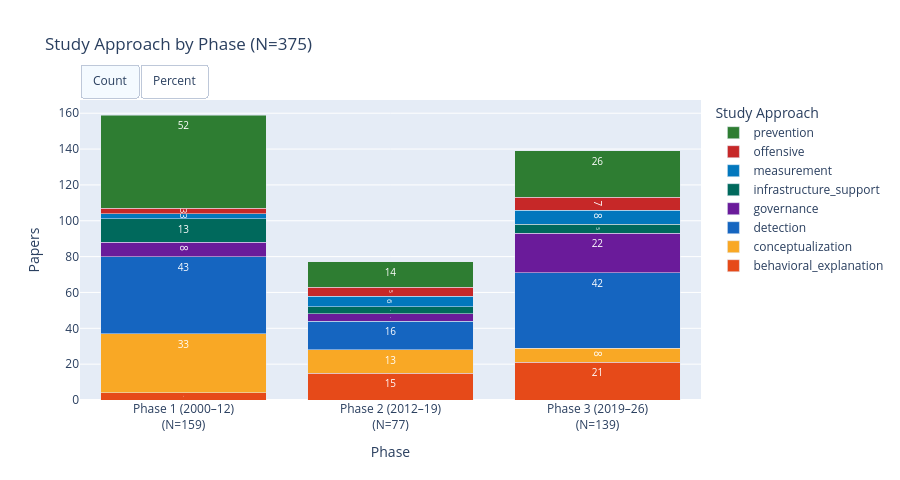

Source (notebook cell):
### Markdown cell above
## 1 · Study Approach by Phase

### Code cell
def stacked_phase_bar(df, col, palette, title, filename):
    """Stacked bar of col by phase with count/% toggle."""
    phase_order = ["Phase 1 (2000–12)", "Phase 2 (2012–19)", "Phase 3 (2019–26)"]
    grouped = (
        df.groupby(["phase", col])
        .size()
        .unstack(fill_value=0)
        .reindex(phase_order)
    )
    totals = grouped.sum(axis=1)
    grouped_pct = grouped.div(totals, axis=0).mul(100).round(1)

    fig = go.Figure()
    cats = grouped.columns.tolist()

    traces_count = []
    traces_pct   = []

    for cat in cats:
        color = palette.get(cat, "#9E9E9E")
        counts_vals = grouped[cat].tolist()
        pct_vals    = grouped_pct[cat].tolist()

        traces_count.append(go.Bar(
            name=cat, x=[f"{p}<br>(N={t})" for p, t in zip(grouped.index, totals)],
            y=counts_vals, marker_color=color,
            text=[str(v) if v > 0 else "" for v in counts_vals],
            textposition="inside", textfont=dict(size=10, color="white"),
            visible=True,
        ))
        traces_pct.append(go.Bar(
            name=cat, x=[f"{p}<br>(N={t})" for p, t in zip(grouped.index, totals)],
            y=pct_vals, marker_color=color,
            text=[f"{v:.0f}%" if v > 0 else "" for v in pct_vals],
            textposition="inside", textfont=dict(size=10, color="white"),
            visible=False,
        ))

    for t in traces_count + traces_pct:
        fig.add_trace(t)

    n_cats = len(cats)
    fig.update_layout(
        barmode="stack",
        title=title,
        xaxis_title="Phase",
        yaxis_title="Papers",
        legend_title=col.replace("_", " ").title(),
        height=480,
        updatemenus=[dict(
            type="buttons", direction="right",
            x=0.0, y=1.12, xanchor="left",
            buttons=[
                dict(label="Count",
                     method="update",
                     args=[{"visible": [True]*n_cats + [False]*n_cats},
                           {"yaxis.title.text": "Papers"}]),
                dict(label="Percent",
                     method="update",
                     args=[{"visible": [False]*n_cats + [True]*n_cats},
                           {"yaxis.title.text": "% of phase"}]),
            ],
        )],
    )
    fig.show()
    save_figure(fig, filename)

stacked_phase_bar(
    df.dropna(subset=["study_approach"]),
    "study_approach", STYLE["study_approach"],
    f"Study Approach by Phase (N={N})",
    "04_approach_by_phase",
)

### Figure 1 — Plotly figure (JSON) as saved in the notebook; plotly's stock layout.template omitted (floating-point values rounded to 4 significant figures)
{"data": [{"marker": {"color": "#E64A19"}, "name": "behavioral_explanation", "text": ["4", "15", "21"], "textfont": {"color": "white", "size": 10}, "textposition": "inside", "type": "bar", "visible": true, "x": ["Phase 1 (2000–12)<br>(N=159)", "Phase 2 (2012–19)<br>(N=77)", "Phase 3 (2019–26)<br>(N=139)"], "y": [4, 15, 21]}, {"marker": {"color": "#F9A825"}, "name": "conceptualization", "text": ["33", "13", "8"], "textfont": {"color": "white", "size": 10}, "textposition": "inside", "type": "bar", "visible": true, "x": ["Phase 1 (2000–12)<br>(N=159)", "Phase 2 (2012–19)<br>(N=77)", "Phase 3 (2019–26)<br>(N=139)"], "y": [33, 13, 8]}, {"marker": {"color": "#1565C0"}, "name": "detection", "text": ["43", "16", "42"], "textfont": {"color": "white", "size": 10}, "textposition": "inside", "type": "bar", "visible": true, "x": ["Phase 1 (2000–12)<br>(N=159)", "Phase 2 (2012–19)<br>(N=77)", "Phase 3 (2019–26)<br>(N=139)"], "y": [43, 16, 42]}, {"marker": {"color": "#6A1B9A"}, "name": "governance", "text": ["8", "4", "22"], "textfont": {"color": "white", "size": 10}, "textposition": "inside", "type": "bar", "visible": true, "x": ["Phase 1 (2000–12)<br>(N=159)", "Phase 2 (2012–19)<br>(N=77)", "Phase 3 (2019–26)<br>(N=139)"], "y": [8, 4, 22]}, {"marker": {"color": "#00695C"}, "name": "infrastructure_support", "text": ["13", "4", "5"], "textfont": {"color": "white", "size": 10}, "textposition": "inside", "type": "bar", "visible": true, "x": ["Phase 1 (2000–12)<br>(N=159)", "Phase 2 (2012–19)<br>(N=77)", "Phase 3 (2019–26)<br>(N=139)"], "y": [13, 4, 5]}, {"marker": {"color": "#0277BD"}, "name": "measurement", "text": ["3", "6", "8"], "textfont": {"color": "white", "size": 10}, "textposition": "inside", "type": "bar", "visible": true, "x": ["Phase 1 (2000–12)<br>(N=159)", "Phase 2 (2012–19)<br>(N=77)", "Phase 3 (2019–26)<br>(N=139)"], "y": [3, 6, 8]}, {"marker": {"color": "#C62828"}, "name": "offensive", "text": ["3", "5", "7"], "textfont": {"color": "white", "size": 10}, "textposition": "inside", "type": "bar", "visible": true, "x": ["Phase 1 (2000–12)<br>(N=159)", "Phase 2 (2012–19)<br>(N=77)", "Phase 3 (2019–26)<br>(N=139)"], "y": [3, 5, 7]}, {"marker": {"color": "#2E7D32"}, "name": "prevention", "text": ["52", "14", "26"], "textfont": {"color": "white", "size": 10}, "textposition": "inside", "type": "bar", "visible": true, "x": ["Phase 1 (2000–12)<br>(N=159)", "Phase 2 (2012–19)<br>(N=77)", "Phase 3 (2019–26)<br>(N=139)"], "y": [52, 14, 26]}, {"marker": {"color": "#E64A19"}, "name": "behavioral_explanation", "text": ["2%", "20%", "15%"], "textfont": {"color": "white", "size": 10}, "textposition": "inside", "type": "bar", "visible": false, "x": ["Phase 1 (2000–12)<br>(N=159)", "Phase 2 (2012–19)<br>(N=77)", "Phase 3 (2019–26)<br>(N=139)"], "y": [2.5, 19.5, 15.1]}, {"marker": {"color": "#F9A825"}, "name": "conceptualization", "text": ["21%", "17%", "6%"], "textfont": {"color": "white", "size": 10}, "textposition": "inside", "type": "bar", "visible": false, "x": ["Phase 1 (2000–12)<br>(N=159)", "Phase 2 (2012–19)<br>(N=77)", "Phase 3 (2019–26)<br>(N=139)"], "y": [20.8, 16.9, 5.8]}, {"marker": {"color": "#1565C0"}, "name": "detection", "text": ["27%", "21%", "30%"], "textfont": {"color": "white", "size": 10}, "textposition": "inside", "type": "bar", "visible": false, "x": ["Phase 1 (2000–12)<br>(N=159)", "Phase 2 (2012–19)<br>(N=77)", "Phase 3 (2019–26)<br>(N=139)"], "y": [27, 20.8, 30.2]}, {"marker": {"color": "#6A1B9A"}, "name": "governance", "text": ["5%", "5%", "16%"], "textfont": {"color": "white", "size": 10}, "textposition": "inside", "type": "bar", "visible": false, "x": ["Phase 1 (2000–12)<br>(N=159)", "Phase 2 (2012–19)<br>(N=77)", "Phase 3 (2019–26)<br>(N=139)"], "y": [5, 5.2, 15.8]}, {"marker": {"color": "#00695C"}, "name": "infrastructure_support", "text": ["8%", "5%", "4%"], "textfont": {"color": "white", "size": 10}, "textposition": "inside", "type": "bar", "visible": false, "x": ["Phase 1 (2000–12)<br>(N=159)", "Phase 2 (2012–19)<br>(N=77)", "Phase 3 (2019–26)<br>(N=139)"], "y": [8.2, 5.2, 3.6]}, {"marker": {"color": "#0277BD"}, "name": "measurement", "text": ["2%", "8%", "6%"], "textfont": {"color": "white", "size": 10}, "textposition": "inside", "type": "bar", "visible": false, "x": ["Phase 1 (2000–12)<br>(N=159)", "Phase 2 (2012–19)<br>(N=77)", "Phase 3 (2019–26)<br>(N=139)"], "y": [1.9, 7.8, 5.8]}, {"marker": {"color": "#C62828"}, "name": "offensive", "text": ["2%", "6%", "5%"], "textfont": {"color": "white", "size": 10}, "textposition": "inside", "type": "bar", "visible": false, "x": ["Phase 1 (2000–12)<br>(N=159)", "Phase 2 (2012–19)<br>(N=77)", "Phase 3 (2019–26)<br>(N=139)"], "y": [1.9, 6.5, 5]}, {"marker": {"color": "#2E7D32"}, "name": "prevention", "text": ["33%", "18%", "19%"], "textfont": {"color": "white", "size": 10}, "textposition": "inside", "type": "bar", "visible": false, "x": ["Phase 1 (2000–12)<br>(N=159)", "Phase 2 (2012–19)<br>(N=77)", "Phase 3 (2019–26)<br>(N=139)"], "y": [32.7, 18.2, 18.7]}], "layout": {"barmode": "stack", "height": 480, "legend": {"title": {"text": "Study Approach"}}, "title": {"text": "Study Approach by Phase (N=375)"}, "updatemenus": [{"buttons": [{"args": [{"visible": [true, true, true, true, true, true, true, true, false, false, false, false, false, false, false, false]}, {"yaxis.title.text": "Papers"}], "label": "Count", "method": "update"}, {"args": [{"visible": [false, false, false, false, false, false, false, false, true, true, true, true, true, true, true, true]}, {"yaxis.title.text": "% of phase"}], "label": "Percent", "method": "update"}], "direction": "right", "type": "buttons", "x": 0, "xanchor": "left", "y": 1.12}], "xaxis": {"title": {"text": "Phase"}}, "yaxis": {"title": {"text": "Papers"}}}}
